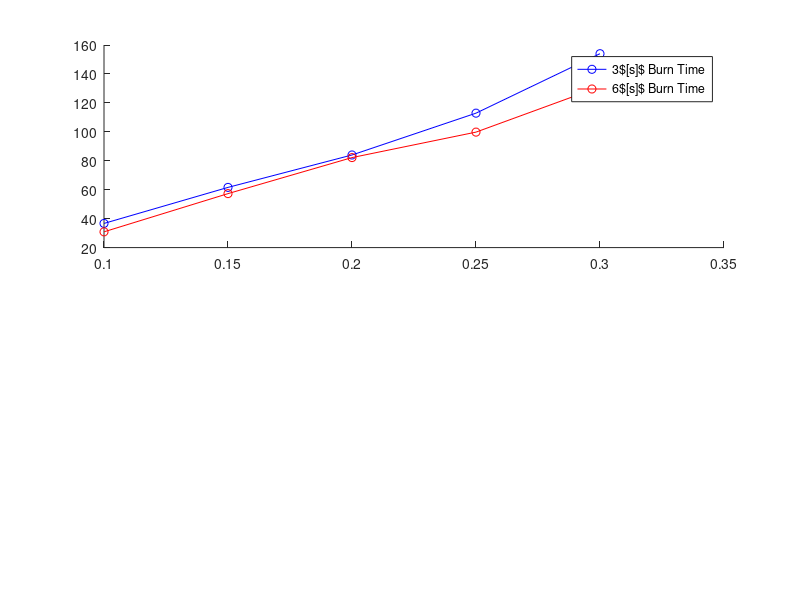

Recreate this plot in MATLAB. (Note: this script raises an error after producing the figure.)
clc; clear; close all;

Thickness = [0.1,0.15,0.2,0.25,0.3];

chamberFOS3s = [4.9,8.1,11.4,15,18.3];
throatFOS3s = [36.7,61.6,84,112.9,154];

chamberFOS6s = [4.4,6.9,9.6,13.1,16.5];
throatFOS6s = [30.9,57.3,82.2,99.8,131.1];

FOSPlot = figure('Name','FOS Plot');
hold on

subplot(2,1,1)
hold on
plot(Thickness, throatFOS3s,'-ob');
plot(Thickness, throatFOS6s,'-or');
lgd1 = legend('3$[s]$ Burn Time','6$[s]$ Burn Time');
lgd1.Location = "northwest";
grid on
xlabel('$L_{wall}$ $[in]$'); ylabel('F.O.S. $[-]$');
title('F.O.S. @ Throat vs. Wall Thickness');

subplot(2,1,2)
hold on
plot(Thickness, chamberFOS3s,'-ob');
plot(Thickness, chamberFOS6s,'-or');
lgd2 = legend('3$[s]$ Burn Time','6$[s]$ Burn Time');
lgd2.Location = "northwest";
grid on

xlabel('$L_{wall}$ $[in]$'); ylabel('F.O.S. $[-]$');
title('F.O.S. @ Chamber vs. Wall Thickness');

saveas(FOSPlot,'FOSPlot','png')